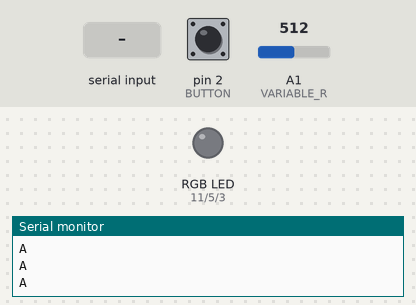
A sketch run on a simulated Arduino Uno, built with avr-gcc and run on an emulated ATmega328P. On the bench: an RGB LED mixed from three pins (HIGH = lit), the last lines printed to the serial monitor. Inputs (shaded band) come from the test bench; at power-on: pin 2 (BUTTON) LOW, A1 (VARIABLE_R) = 512. Dim RGB values are drawn brighter than linear.

Above: at 1.0 s.
1.1 s: "90,45,200\n" received over Serial
At 2.4 s:
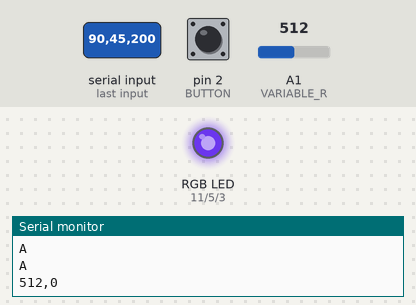
2.7 s: "30,150,10\n" received over Serial
At 3.8 s:
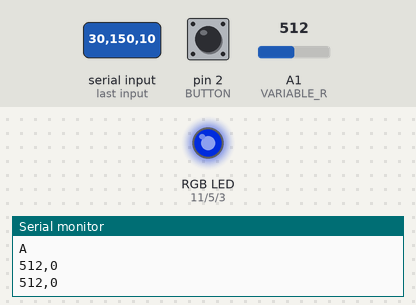
5.7 s: "90,45\n" received over Serial
At 7.9 s:
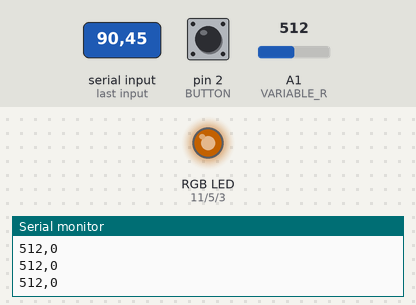
8.2 s: "30,150\n" received over Serial
At 9.9 s:
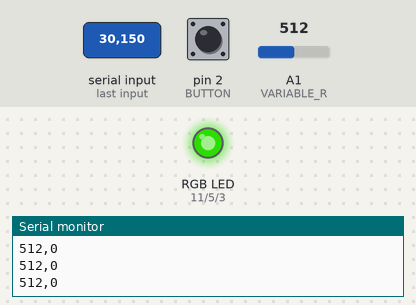
10.7 s: "90\n" received over Serial
At 13.5 s:
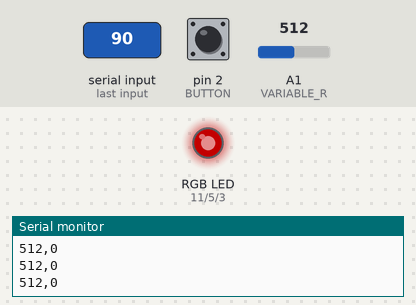
13.7 s: "200\n" received over Serial
At 17.1 s:
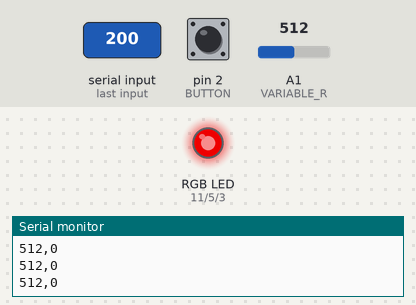
Timing chart, 0 to 17.7 s (numbered marks = the images above; inputs shaded):
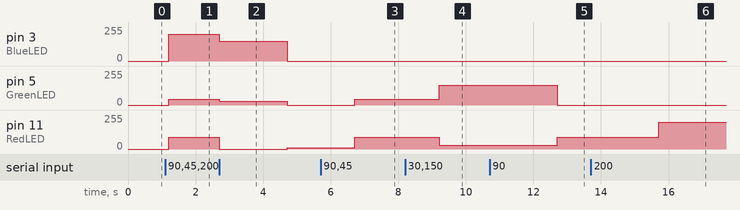

Measured:
- after the input at 1.1 s, pin 3 (BlueLED): 0/255 → 200/255 after 0.10 s; pin 5 (GreenLED): 0/255 → 45/255 after 0.10 s; pin 11 (RedLED): 0/255 → 90/255 after 0.10 s
- after the input at 2.7 s, pin 3 (BlueLED): 200/255 → 150/255 at once, → 0/255 2.0 s later; pin 5 (GreenLED): 45/255 → 30/255 at once, → 0/255 2.0 s later; pin 11 (RedLED): 90/255 → 0/255 after 0.01 s instead of 1.5 s
- after the input at 5.7 s, pin 5 (GreenLED): 0/255 → 45/255 after 1.0 s; pin 11 (RedLED): 10/255 → 90/255 after 1.0 s
- after the input at 8.2 s, pin 5 (GreenLED): 45/255 → 150/255 after 1.0 s; pin 11 (RedLED): 90/255 → 30/255 after 1.0 s
- after the input at 10.7 s, pin 5 (GreenLED): 150/255 → 0/255 after 2.0 s; pin 11 (RedLED): 30/255 → 90/255 after 2.0 s
- after the input at 13.7 s, pin 11 (RedLED): 90/255 → 200/255 after 2.0 s

The sketch:

ex16_06.ino
```cpp
// 아두이노: 픽셀값 수신하여 RGB LED 제어, 가변저항값 및 버튼값 송신

#define VARIABLE_R A1
#define BUTTON 2
#define RedLED 11
#define GreenLED 5
#define BlueLED 3

void setup() {
  pinMode(VARIABLE_R, INPUT);
  pinMode(BUTTON, INPUT);
  pinMode(RedLED, OUTPUT);
  pinMode(GreenLED, OUTPUT);
  pinMode(BlueLED, OUTPUT);
  Serial.begin(9600);
  while (Serial.available() == 0) {  // 수신 버퍼에 수신값이 없는 동안 반복 실행
    Serial.println('A');      // 시작신호 전송
    delay(300);             // 0.3초 대기
  }
}

void loop() { }

void serialEvent() {          // 이벤트함수: 수신값이 있으면 자동 호출
  int r = Serial.parseInt();  // 수신 문자열 중 첫 번째 숫자문자 추출 후 정수로 저장
  int g = Serial.parseInt();  // 수신 문자열 중 두 번째 숫자문자 추출 후 정수로 저장
  int b = Serial.parseInt();  // 수신 문자열 중 세 번째 숫자문자 추출 후 정수로 저장
  analogWrite(RedLED, r);
  analogWrite(GreenLED, g);
  analogWrite(BlueLED, b);

  int value1 = analogRead(VARIABLE_R);
  int value2 = digitalRead(BUTTON);
  Serial.print(value1);
  Serial.print(',');
  Serial.println(value2);   // 송신(→문자열: 'value1,value2\n')
}
```
